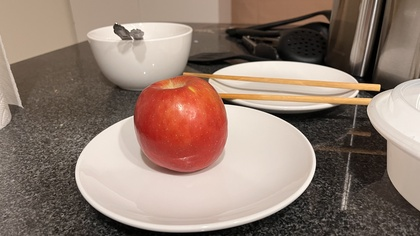
%> input picture Lloyd-Max Algorithm/image1.jpg, 420 x 236 px, shrunk from 4032 x 2268 before the run
$ octave imagcompare.m   (GNU Octave 9; MATLAB toolbox functions it lacks are replaced by stand-ins)
%> lines starting %> are read from the running program, lines starting %| are printed output that depends on the picture
### Lloyd-Max Algorithm/lloyd_max.m
function [quantizedLevels, decisionBoundaries] = lloyd_max(M, p, Xmin, Xmax, threshold)
    % Initialize decision boundaries and quantization levels
    decisionBoundaries = linspace(Xmin, Xmax, M + 1);
    quantizedLevels = (decisionBoundaries(1:end-1) + decisionBoundaries(2:end)) / 2;

    % Iterative optimization
    delta = Inf;
    while delta > threshold
        oldQuantizedLevels = quantizedLevels;

        % Update quantization levels (centroids)
        for q = 1:M
            num = integral(@(x) x .* p(x), decisionBoundaries(q), decisionBoundaries(q + 1));
            den = integral(p, decisionBoundaries(q), decisionBoundaries(q + 1));
            quantizedLevels(q) = num / den;
        end

        % Update decision boundaries (midpoints)
        for q = 2:M
            decisionBoundaries(q) = (quantizedLevels(q - 1) + quantizedLevels(q)) / 2;
        end

        % Check for convergence
        delta = max(abs(quantizedLevels - oldQuantizedLevels));
    end
end

### Lloyd-Max Algorithm/imagcompare.m
% Function Definitions for lloyd_max, max_entropy, binarySearchBoundary
% (Insert the definitions of your lloyd_max, max_entropy, and binarySearchBoundary functions here)

% Image file paths
imageFiles = {'image1.jpg', 'image2.jpg', 'image3.jpg'};

% Create a figure for the 3x3 grid
figure;

% Loop through each image file
for i = 1:length(imageFiles)
    % Read the image
    image = imread(imageFiles{i});
%> image is the input picture: size 236x420x3 uint8; mean R, G, B 145.4, 124.1, 111.8

    % Convert to grayscale if it's a color image
    if size(image, 3) == 3
        image = rgb2gray(image);
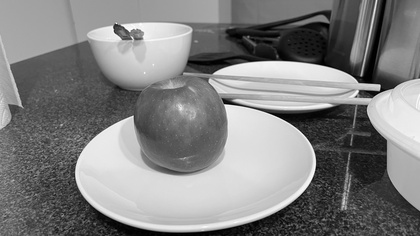
%> image: size 236x420 uint8; min 0, max 254, mean 129.1
    end

    % Flatten the image for processing
    imageVector = double(image(:));

    % Estimate PDF from the image data
    [counts, bins] = hist(imageVector, 256);
%> counts = 256 values, max 1431 at index 221, min 0 at index 129, mean 387.2; bins = 256 values from 0.496 to 253.5
    pdf = @(x) interp1(bins, counts / sum(counts), x, 'linear', 0);

    % Quantization parameters
    M = 8; % 8-level quantization
    threshold = 1e-4; % Convergence threshold
    Xmin = min(imageVector);
%> Xmin = 0
    Xmax = max(imageVector);
%> Xmax = 254

    % Apply Lloyd-Max Quantization
    [quantizedLevelsLloyd, ~] = lloyd_max(M, pdf, Xmin, Xmax, threshold);
%> in lloyd_max, `decisionBoundaries = linspace(Xmin, Xmax, M + 1);`: decisionBoundaries = [0 31.75 63.5 95.25 127 158.8 190.5 222.2 254]
%> in lloyd_max, `quantizedLevels = (decisionBoundaries(1:end-1) + decisionBoundaries(2:..`: quantizedLevels = [15.88 47.62 79.38 111.1 142.9 174.6 206.4 238.1]
%> (the run ends here)
